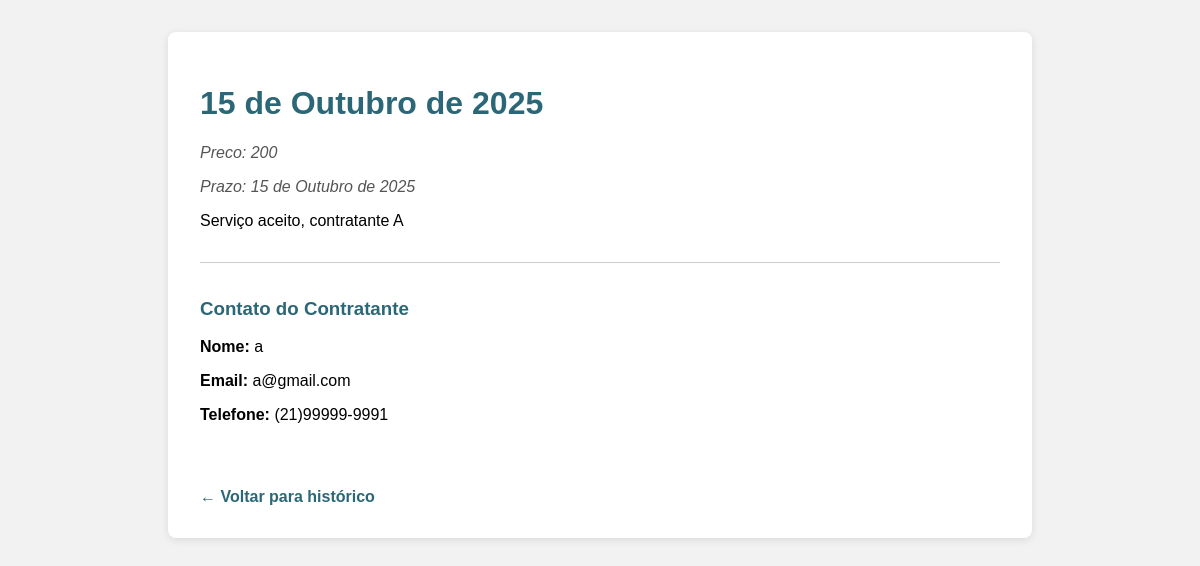
Screenshot of /contratacao/14/ with the database file from the repository.
### usuarios/models.py (models this page shows, shortened)
class Contratacao(models.Model):
    preco = models.IntegerField(verbose_name="Preço", null=True)
    prazo = models.DateField(null=True)
    descricao = models.CharField(max_length=1000, verbose_name="Descrição")
    aceito = models.BooleanField(null=False)
    pendente = models.BooleanField(null=True)
    finalizado = models.BooleanField()
    prestador = models.ForeignKey(Usuario, on_delete=models.DO_NOTHING, related_name='prestador')
    contratante = models.ForeignKey(Usuario, on_delete=models.DO_NOTHING, related_name='contratante')

class Cadastro(models.Model):
    nome = models.CharField(max_length=64)
    email = models.CharField(max_length=64, unique = True)
    senha = models.CharField(max_length=64)
    telefone = models.CharField(max_length=64, unique=True)
    documento = models.CharField(max_length=64, unique=True)
    endereco = models.CharField(max_length=64)
    cidade = models.CharField(max_length=64)
    data_cadastro = models.DateField()
    class Meta:
        abstract = True

class Usuario(Cadastro):
    data_nascimento = models.DateField()
    is_banned = models.BooleanField(default = False)

### usuarios/views_contratacao.py (the view)
# urls.py: path('contratacao/<int:id>/', contratacao_controller.getContratacaoById, name='contratacao'),
    def getContratacaoById(self, request, id):
        strategy = get_strategy()
        contratacao = strategy.get_single(Contratacao, id)
        return render(request, 'contratacao.html', {
            'contratacao': contratacao,
            'usuario_logado': 'email' in request.session
            })

### usuarios/services.py (called while the page is built)
    def get_single(self, instance, id):
        return get_object_or_404(instance, pk=id)

### usuarios/views_contratacao.py (called while the page is built)
def get_strategy():
    return ApiStrategy() if settings.USE_API else DjangoStrategy()

### usuarios/templates/contratacao.html (shortened to what this page needs)
{% load static %}
<!DOCTYPE html>
<html lang="pt-br">
<head>
    <link href="{% static 'css/anuncio_individual.css' %}" rel="stylesheet">
</head>
<body>
    <div class="container">
        <h1>{{ contratacao.prazo }}</h1>
        <p class="tags">Preco: {{ contratacao.preco }}</p>
        <p class="cidade">Prazo: {{ contratacao.prazo }}</p>
        <div class="descricao">
            <p>{{ contratacao.descricao }}</p>
        </div>
        <div class="contato">
            <h3>Contato do Contratante</h3>
            <p><strong>Nome:</strong> {{ contratacao.contratante.nome }}</p>
            <p><strong>Email:</strong> {{ contratacao.contratante.email }}</p>
            <p><strong>Telefone:</strong> {{ contratacao.contratante.telefone }}</p>
        </div>
        <div class ="botoes">
            <a class="voltar" href="{% url 'historico' 1%}">← Voltar para histórico</a>
        </div>
    </div>
</body>
</html>

### usuarios/static/css/anuncio_individual.css (style rules this page uses)
body { font-family: Arial, sans-serif; background-color: #f2f2f2; padding: 2em; margin: 0; }
.container { max-width: 800px; margin: auto; background: white; padding: 2em; border-radius: 8px; box-shadow: 0 2px 8px rgba(0,0,0,0.1); }
h1 { color: #2b6777; }
.tags, .cidade { margin-bottom: 1em; font-style: italic; color: #555; }
.descricao { margin: 1em 0; }
.contato { margin-top: 2em; padding-top: 1em; border-top: 1px solid #ccc; }
.contato h3 { color: #2b6777; }
a.voltar { display: inline-block; margin-top: 2em; color: #2b6777; text-decoration: none; font-weight: bold; }
.botoes { display: flex; justify-content: space-between; margin-top: 2em; }

### rows the page displays
Contratacao: prazo "15 de Outubro de 2025", preco "200", descricao "Serviço aceito, contratante A", contratante.nome "a", contratante.email "a@gmail.com", contratante.telefone "(21)99999-9991"
